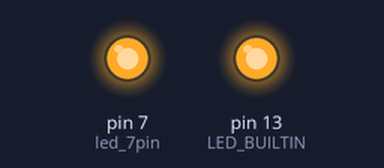
The sketch below on a simulated Arduino Nano, built with avr-gcc and run on an emulated ATmega328P. Parts: output pins drawn as LEDs (lit = HIGH).

Above: at 0.75 s.
At 10.5 s:
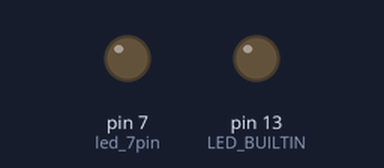
Timing chart, 0 to 14.3 s (numbered marks = the images above):
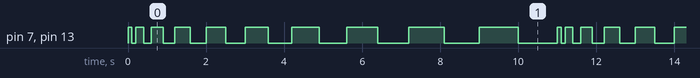

The sketch:

003_1_blinking_led_delay.ino
```cpp
const byte led_7pin = 7; // 7 вывод Arduino Nano для подключения светодиода

void setup() {
  pinMode(LED_BUILTIN, OUTPUT); // 13 вывод Arduino Nano
  pinMode(led_7pin, OUTPUT); // 7 вывод Arduino Nano, к нему подключён внешний на светодиод
}

void loop() {
  for (int i = 100; i <= 1000; i = i + 100) {
    digitalWrite(LED_BUILTIN, HIGH); // зажигаем светодиод
    digitalWrite(led_7pin, HIGH);   // зажигаем светодиод
    delay(i);                      // ждём i мс
    digitalWrite(LED_BUILTIN, LOW); // гасим светодиод
    digitalWrite(led_7pin, LOW);    // гасим светодиод
    delay(i);                      // ждём i мс
  }
}
```

Measured:
- by itself, pin 7 (led_7pin), pin 13 (LED_BUILTIN): repeats every 11.0 s: LOW 0.10 s, HIGH 0.20 s, LOW 0.20 s, HIGH 0.30 s, LOW 0.30 s, HIGH 0.40 s, LOW 0.40 s, HIGH 0.50 s, LOW 0.50 s, HIGH 0.60 s, LOW 0.60 s, HIGH 0.70 s, LOW 0.70 s, HIGH 0.80 s, LOW 0.80 s, HIGH 0.90 s, LOW 0.90 s, HIGH 1.0 s, LOW 1.0 s, HIGH 0.10 s
- by itself, everything shown: repeats every 11.0 s, in 20 steps
